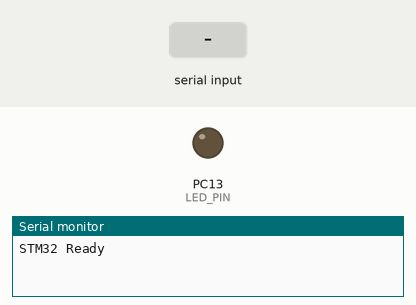
The program below on a simulated STM32 Blue Pill. On the bench: output pins drawn as LEDs (lit = HIGH), the last lines printed to the serial monitor. The inputs (shaded band) are chosen by the test bench.

Above: at 1.2 s.
1.3 s: "1" received over the second serial link
At 2.3 s:
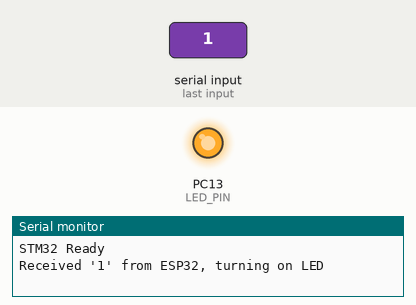
2.8 s: "0" received over the second serial link
At 3.4 s:
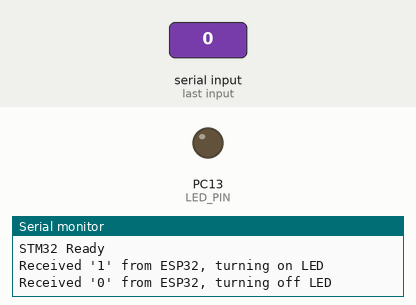
Timing chart, 0 to 5.8 s (numbered marks = the images above; inputs shaded):
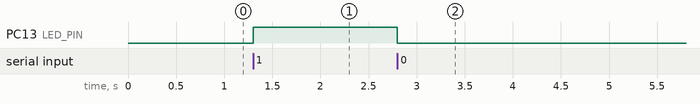

Measured:
- after the input at 1.3 s, PC13 (LED_PIN): LOW → HIGH at once
- after the input at 2.8 s, PC13 (LED_PIN): HIGH → LOW at once

The program:

main.cpp
```cpp
#include <Arduino.h>
#include <SoftwareSerial.h>

#define LED_PIN PC13 // Built-in LED pin on STM32F103C8T6
SoftwareSerial espSerial(PA10, PA9); // RX, TX

void setup() {
  Serial.begin(9600); // Serial monitor
  espSerial.begin(9600); // Communication with ESP32

  pinMode(LED_PIN, OUTPUT);
  digitalWrite(LED_PIN, LOW); // Ensure LED is initially off

  Serial.println("STM32 Ready");
}

void loop() {
  if (espSerial.available()) {
    char received = espSerial.read();
    if (received == '1') {
      Serial.println("Received '1' from ESP32, turning on LED");
      digitalWrite(LED_PIN, HIGH);
      espSerial.println("1");
    } else if (received == '0') {
      Serial.println("Received '0' from ESP32, turning off LED");
      digitalWrite(LED_PIN, LOW);
      espSerial.println("0");
    }
  }
}
```
